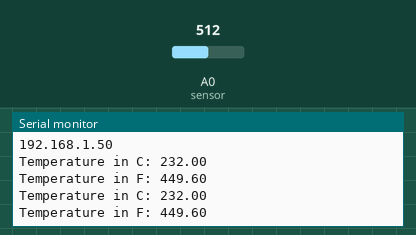
Bench run of a sketch on a simulated ESP8266 (NodeMCU). Parts: the last lines printed to the serial monitor. The test bench sets the inputs (shaded band); at power-on: A0 (sensor) = 512. WiFi joins after 1.5 s; servers stay silent unless stated.

Above: at 2.7 s.
2.8 s: A0 (sensor) set to 716
At 3.8 s:
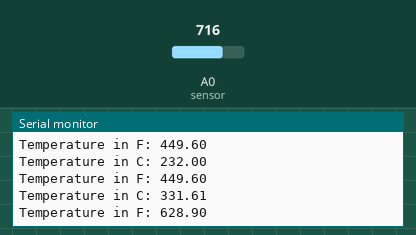
4.3 s: A0 (sensor) set to 900
At 5.4 s:
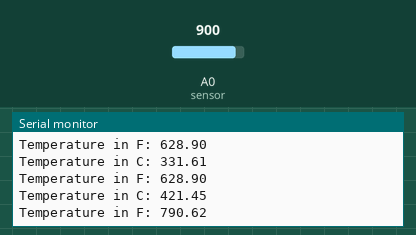
Timing chart, 0 to 7.3 s (numbered marks = the images above; inputs shaded):
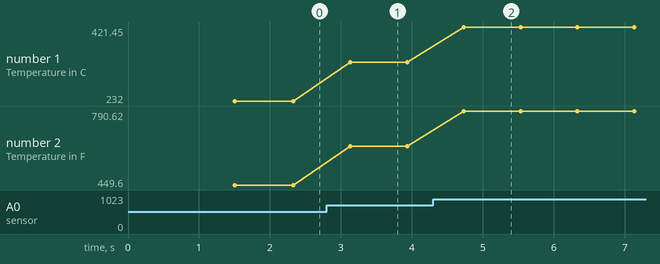

Measured:
- after the input at 2.8 s, the serial monitor: prints a new line after 0.33 s (image 1)
- after the input at 4.3 s, the serial monitor: prints a new line after 0.43 s (image 2)
- plotted number 1: 232 → 331.61 after the input at 2.8 s, 331.61 → 421.45 after the input at 4.3 s
- plotted number 2: 449.6 → 628.9 after the input at 2.8 s, 628.9 → 790.62 after the input at 4.3 s

The sketch:

ThingSpeak.ino
```cpp
#include <ESP8266WiFi.h>
#include <ThingSpeak.h>
WiFiClient client;

long myChannelNumber = 2232587;

//const char myWriteAPIKey[] = "AP62XBI9VY93MP16";
const char myWriteAPIKey[] = "8S2XSMMNXPESH4BN";

//Code to read temperature
const int sensor=A0; // Assigning analog pin A0 to variable 'sensor'
float tempc;  //variable to store temperature in degree Celsius
float tempf;  //variable to store temperature in Fahreinheit
float vout;  //temporary variable to hold sensor reading


//Code to set-up wi-fi
void setup() {
  // put your setup code here, to run once:
Serial.begin(9600);

WiFi.begin("vivo 1907","11111111");
while(WiFi.status() !=WL_CONNECTED)
{delay(100);
Serial.print(".");
}
Serial.println();
Serial.println("NodeMCU is Connected");
Serial.println(WiFi.localIP());
ThingSpeak.begin(client);
pinMode(sensor,INPUT);
}

void loop() {
  // put your main code here, to run repeatedly:
vout=analogRead(sensor);
vout=(vout*500)/1024-18;
tempc=vout; // Storing value in Degree Celsius
tempf=(vout*1.8)+32; // Converting to Fahrenheit
  Serial.println("Temperature in C: " + (String) tempc);
  Serial.println("Temperature in F: " + (String) tempf);
  ThingSpeak.writeField(myChannelNumber, 1, tempc, myWriteAPIKey);
  delay(100);
  ThingSpeak.writeField(myChannelNumber, 2, tempf, myWriteAPIKey);
  delay(100);
}
```
